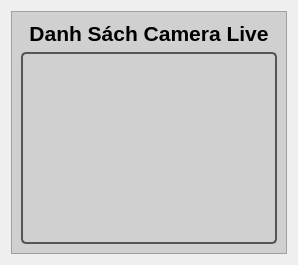
             <widget class="QWidget" name="page">
              <layout class="QHBoxLayout" name="horizontalLayout_10">
               <item>
                <widget class="QFrame" name="frame_3">
                 <property name="styleSheet">
                  <string notr="true">background-color: rgb(208, 208, 208);</string>
                 </property>
                 <property name="frameShape">
                  <enum>QFrame::StyledPanel</enum>
                 </property>
                 <property name="frameShadow">
                  <enum>QFrame::Raised</enum>
                 </property>
                 <layout class="QVBoxLayout" name="verticalLayout_4">
                  <item>
                   <widget class="QLabel" name="label_8">
                    <property name="font">
                     <font>
                      <family>Tahoma</family>
                      <pointsize>16</pointsize>
                      <weight>75</weight>
                      <bold>true</bold>
                     </font>
                    </property>
                    <property name="text">
                     <string>Danh Sách Camera Live</string>
                    </property>
                    <property name="alignment">
                     <set>Qt::AlignCenter</set>
                    </property>
                   </widget>
                  </item>
                  <item>
                   <widget class="QListWidget" name="listWidget_2">
                    <property name="font">
                     <font>
                      <family>Tahoma</family>
                      <pointsize>14</pointsize>
                     </font>
                    </property>
                    <property name="styleSheet">
                     <string notr="true">QListWidget {
    border: 2px solid #555;
    border-radius: 5px;
    padding: 5px;
}

QListWidget::item {
    color: #121212;
	padding: 8px;
    margin: 2px 0;
    border-bottom: 2px solid #000000;
}

/* Mục được chọn */
QListWidget::item:selected {
    background-color: #005fff;
    color: white;
}
</string>
                    </property>
                   </widget>
                  </item>
                 </layout>
                </widget>
               </item>
              </layout>
             </widget>
